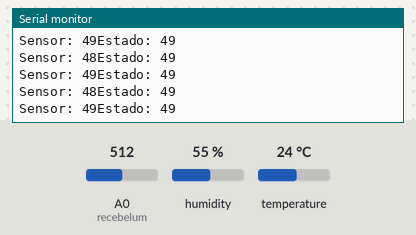
The sketch below on a simulated Arduino Uno, built with avr-gcc and run on an emulated ATmega328P. On the bench: the last lines printed to the serial monitor. The test bench sets the inputs (shaded band); at power-on: humidity 55 %, temperature 24 °C, A0 (recebelum) = 512.

Above: at 1.2 s.
1.3 s: humidity set to 91 %
At 2.1 s:
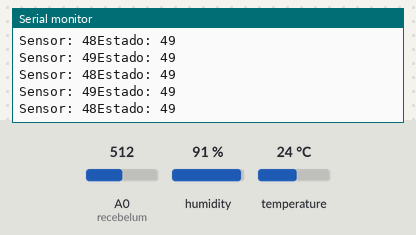
7.4 s: temperature set to 12 °C
At 8.3 s:
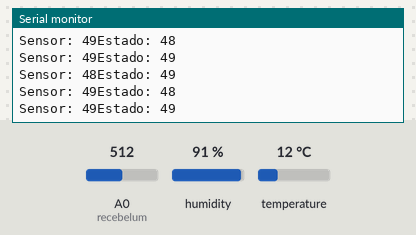
13.5 s: humidity set to 40 %
At 14.1 s:
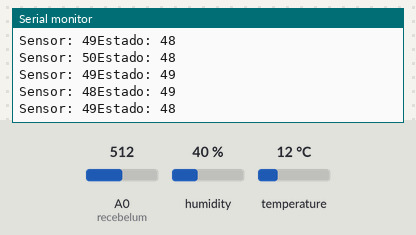
Timing chart, 0 to 16.5 s (numbered marks = the images above; inputs shaded):
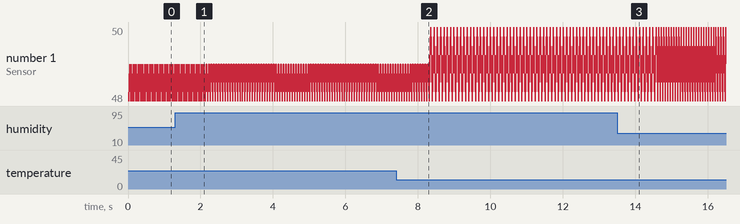

The sketch:

codigo_transmissao.ino
```cpp
/* Codigo do Projeto Final MCMP
Aluno: Raul Alfredo de Sousa Silva
Prof: Cláudio
Objetivo: Controlar os dados recebidos relativos à temperatura, umidade e luminosidade a fim de criar um ambiente agradável em uma sala
*/
/*OBSERVAÇÕES
Este é o código do Arduino que levará o transmissor RF e os sensores DHT 11 e LDR.

O DHT11 será ligado assim:
1- VCC (+5V do Arduino)
2- DATA (Pino 2 do Arduino)
3- NÃO CONECTADO(EM NADA!!!)
4- GND (GND do Arduino)

O LDR será ligado em série com um resistor (470) de forma que o VCC fique no resistor e GND no LDR.
Entao o ponto entre o resistor e o LDR deve ser ligado ao pino A0 (ANALOG 0).

O transmissor RF deve ser alimentado (VCC e GND) e o data vai no pino 1 (setinha pra fora '->').
*/


#include "DHT.h"
#define DHTPIN 2 // pino que estamos conectado o DHT no caso o pino 2
#define DHTTYPE DHT11 // DHT 11
DHT dht(DHTPIN, DHTTYPE);
// o pino 1 fica com o data do RF

//Variaveis
int recebelum = A0;  //Pino que recebe o dado de luminosidade
unsigned long TEMPO;  // Regula o tempo de leitura para 5s


void setup(){
  Serial.begin(9600);
  pinMode(recebelum,INPUT);
  dht.begin();
}


void loop(){
  TEMPO = millis();
  if(TEMPO - millis() >= 5000)
  conferedados();
}


void conferedados(){
  int umidade,temperatura;
  analogRead(recebelum);
  umidade = dht.readHumidity();
  temperatura = dht.readTemperature();
  if (recebelum < 310)// 0,1 e 2 são os numeros dos atuadores que vão ser ligados e o 1 indica a ação de ligar(no caso de 0, desligar)
    enviaacao(0,1);
  if (recebelum > 950)
    enviaacao(0,0);
  if (umidade < 30)
    enviaacao(1,1);
  if (umidade > 90)
    enviaacao(1,0);
  if (temperatura > 35)
    enviaacao(2,1);
  if (temperatura < 20)
    enviaacao(2,0);
  if (temperatura > 30 && umidade < 45)
    enviaacao(2,1);
    enviaacao(1,1);
}


void enviaacao(byte s, byte e){
  byte sensor, estado;
  sensor = s + 48;
  estado = e + 48;
  Serial.print("Sensor: ");
  Serial.print(sensor);
  Serial.print("Estado: ");
  Serial.println(estado);
}
```

Measured:
- plotted number 1: 49 → 50 after the input at 7.4 s
